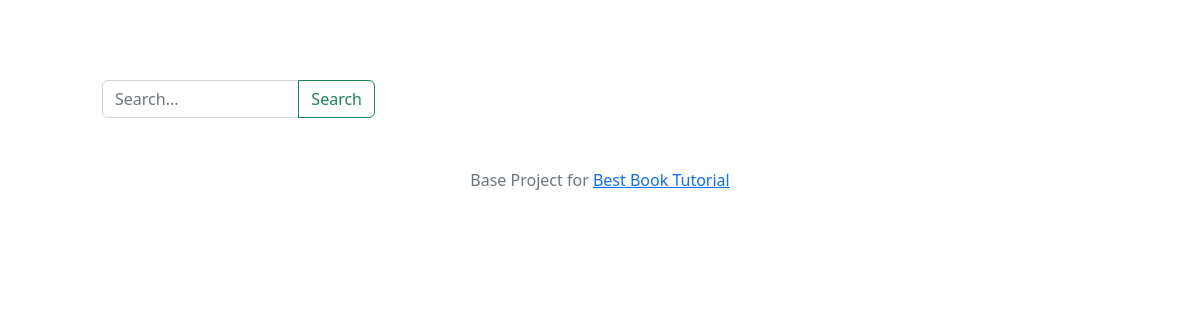
/tags/blossom/, run on an earlier commit of the app's database.
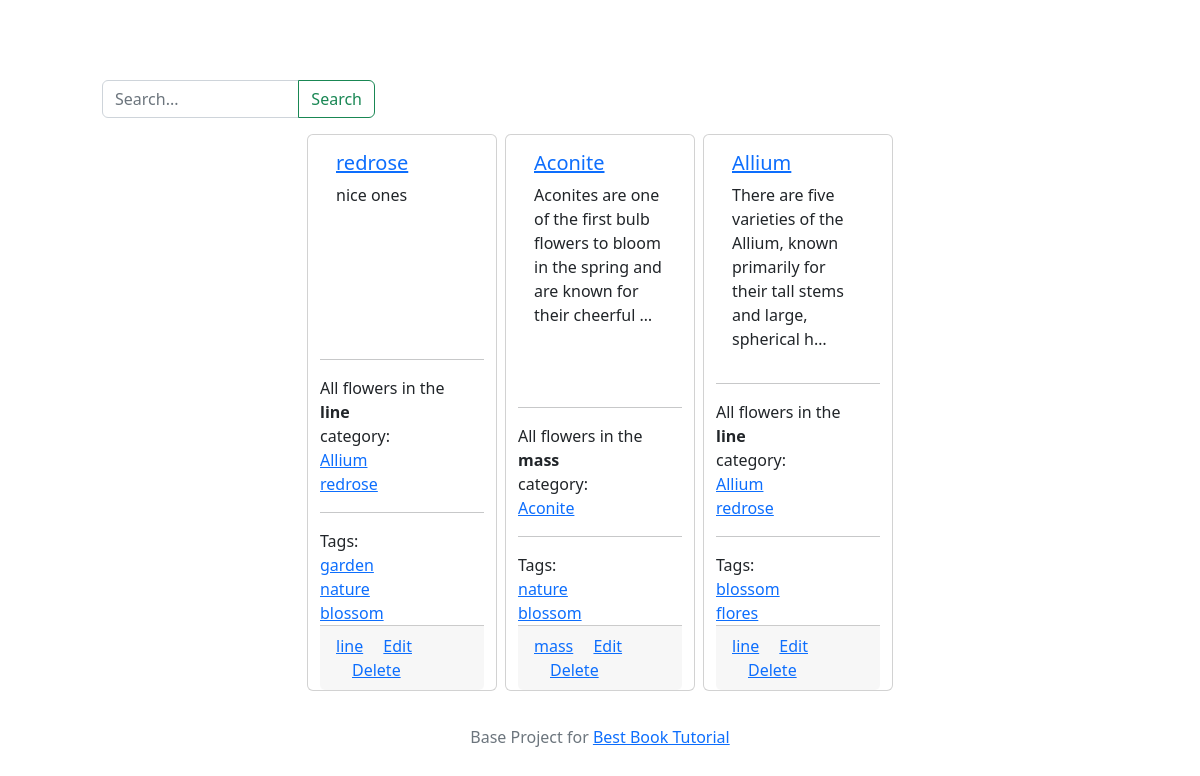
And on a later commit of the database.
### myapp/models.py (models this page shows, shortened)
class Flower(models.Model):
    title = models.CharField(max_length = 255, default = '')
    description = models.TextField(default='')
    slug = models.SlugField(blank = True, default = '')
    category = models.ForeignKey(Category, null=True, on_delete = models.PROTECT)
    tags = models.ManyToManyField(Tag)
    def __str__(self) -> str:
        return self.title

class Category(models.Model):
    title = models.CharField(max_length = 255, default = '')
    def __str__(self) -> str:
        return self.title

class Tag(models.Model):
    title = models.CharField(max_length=255, default='')
    slug = models.SlugField(blank=True, default = '')
    def __str__(self) -> str:
        return self.title

### myapp/views.py (the view)
# urls.py: path('tags/<slug:slug>/',myapp_views.tags,name='tags'),
def tags(request, slug=None):
    flowers = Flower.objects.filter(tags__slug = slug)
    return render(request, 'myapp/index.html',{'flowers': flowers})

### myapp/templates/myapp/index.html
{% extends 'base/base.html' %}
{% block content %}
<div class="container">
  <div class="row">
      <nav>
          <form method="get" action="/" class="form-inline mt-2 mt-md-0 col-lg-3 col-md-4 col-sm-6 mx-5 ">
              <div class="input-group">
              <input id="q" name="q" value="{{ request.GET.q }}" class="form-control mr-sm-2" type="text" placeholder="Search..." aria-label="Search">
              <button type="submit" class="btn btn-outline-success my-2 my-sm-0">Search</button>
              </div>
          </form>
      </nav>
  </div>
</div>
<div class="row my-3 justify-content-center">
{% for flower in flowers %}
  <div class="card col-lg-2 col-md-5 mx-1">
    <div class="card-body">
        <h5 class="card-title"><a href="{% url 'detail' flower.slug %}">{{ flower.title }}</a></h5>
        <p class="card-text">{{ flower.description | truncatechars:100 }}</p>
    </div>
    <hr>
    All flowers in the <strong>{{ flower.category }}</strong>category:
    {% for c_flower in flower.category.flower_set.all %}
    <a href="{% url 'detail' c_flower.slug %}">{{ c_flower }}</a>
    {% endfor %}
    <hr>
    Tags:
    {% for tag in flower.tags.all %}
    <a href="{% url 'tags' tag.slug %}">{{ tag }}</a>
    {% endfor %}
    <div class="card-footer">
        <a href="#" class="card-link">{{ flower.category }}</a>
        <a href="adminmyapp/flower/{{ flower.id }}/change" class="card-link">Edit</a>
        <a href="adminmyapp/flower/{{ flower.id }}/delete" class="card-link">Delete</a>
    </div>
  </div>
{% endfor %}
</div>
{% endblock %}

What changed in the data, as far as the page shows it:
now on this page (row unchanged): Flower: title "redrose", description "nice ones", category "line"
now on this page (row unchanged): Flower: title "Allium", description "There are five varieties of the Allium, known primarily for their tall stems and large, spherical h…", category "line"
now on this page (row edited): Tag: title "garden", shown under "redrose"
now on this page (row edited): Tag: title "nature"
now on this page (row edited): Tag: title "blossom"
now on this page (row unchanged): Flower: title "Aconite", description "Aconites are one of the first bulb flowers to bloom in the spring and are known for their cheerful …", category "mass"
now on this page (row edited): Tag: title "flores", shown under "Allium"
